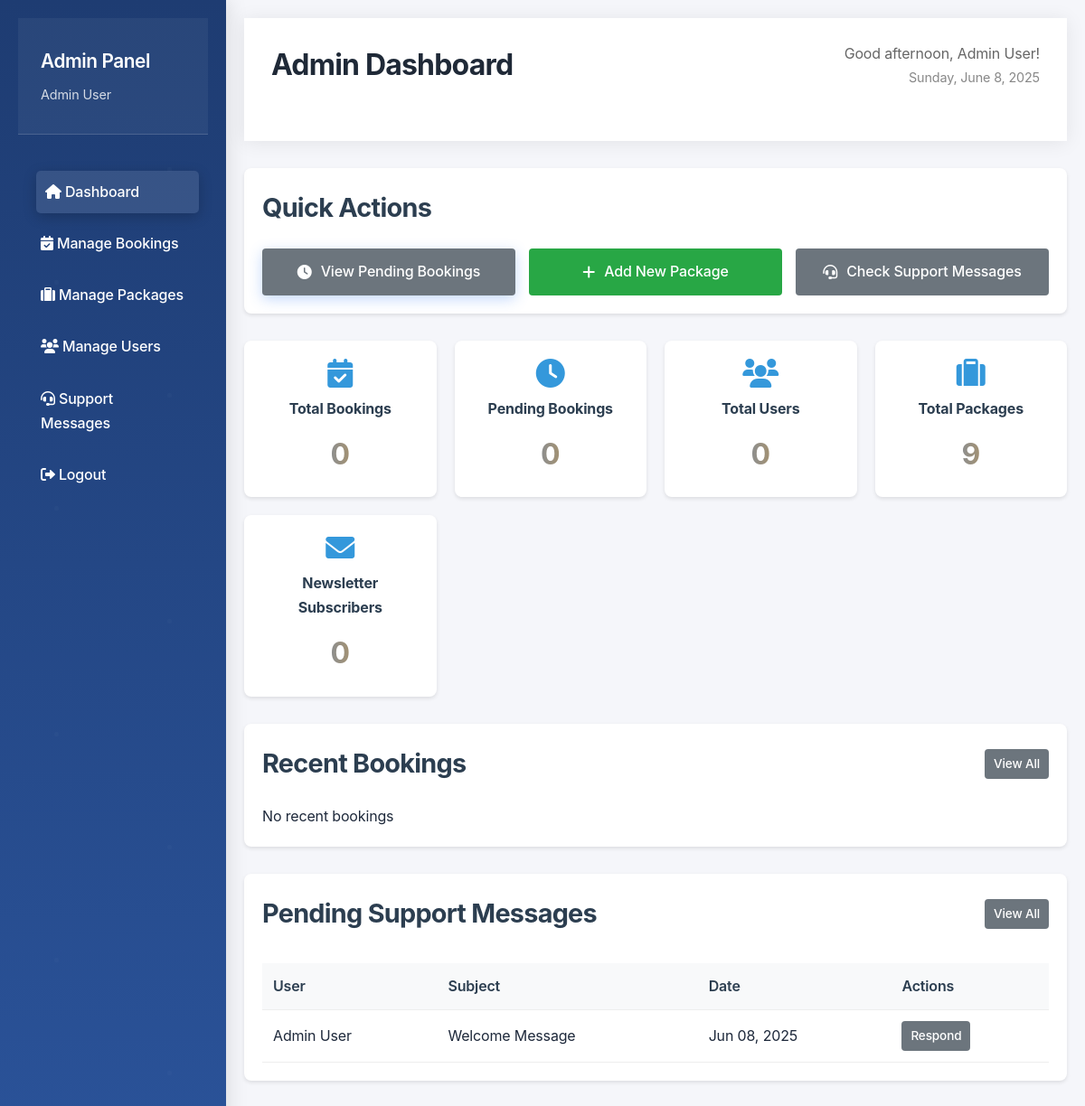
Page /admin/dashboard.php (signed in) on the committed database.
### tables this page shows
CREATE TABLE IF NOT EXISTS users (
    id INT PRIMARY KEY AUTO_INCREMENT,
    name VARCHAR(100) NOT NULL,
    email VARCHAR(100) NOT NULL UNIQUE,
    phone VARCHAR(20) NOT NULL,
    password VARCHAR(255) NOT NULL,
    role ENUM('user', 'admin', 'staff') DEFAULT 'user',
    created_at TIMESTAMP DEFAULT CURRENT_TIMESTAMP,
    updated_at TIMESTAMP DEFAULT CURRENT_TIMESTAMP ON UPDATE CURRENT_TIMESTAMP
);

CREATE TABLE IF NOT EXISTS support_messages (
    id INT PRIMARY KEY AUTO_INCREMENT,
    user_id INT NULL,
    name VARCHAR(255),
    email VARCHAR(255),
    subject VARCHAR(255) NOT NULL,
    message TEXT NOT NULL,
    type ENUM('message', 'response') DEFAULT 'message',
    status ENUM('open', 'in_progress', 'closed') DEFAULT 'open',
    created_at TIMESTAMP DEFAULT CURRENT_TIMESTAMP,
    updated_at TIMESTAMP DEFAULT CURRENT_TIMESTAMP ON UPDATE CURRENT_TIMESTAMP,
    FOREIGN KEY (user_id) REFERENCES users(id) ON DELETE SET NULL
);

### includes/auth.php (called while the page is built, shortened)
<?php
function getCurrentUser()
{
    $conn = getDBConnection();
    $stmt = $conn->prepare("SELECT id, name, email, phone, role FROM users WHERE id = ?");
    $stmt->execute([$_SESSION['user_id']]);
    return $stmt->fetch(PDO::FETCH_ASSOC);
}

### admin/dashboard.php (the view, shortened to what this page needs)
<?php
$user = getCurrentUser();
$conn = getDBConnection();
$stmt = $conn->query("SELECT COUNT(*) FROM bookings");
$total_bookings = $stmt->fetchColumn();
$stmt = $conn->query("SELECT COUNT(*) FROM bookings WHERE status = 'pending'");
$pending_bookings = $stmt->fetchColumn();
$stmt = $conn->query("SELECT COUNT(*) FROM users WHERE role = 'user'");
$total_users = $stmt->fetchColumn();
$stmt = $conn->query("SELECT COUNT(*) FROM packages");
$total_packages = $stmt->fetchColumn();
$stmt = $conn->query("SELECT COUNT(*) FROM newsletter_subscribers");
$total_subscribers = $stmt->fetchColumn();
$stmt = $conn->query("
    SELECT b.*, u.name as user_name, p.title as package_title, p.destination
    FROM bookings b
    JOIN users u ON b.user_id = u.id
    JOIN packages p ON b.package_id = p.id
    ORDER BY b.created_at DESC
    LIMIT 5
");
$recent_bookings = $stmt->fetchAll(PDO::FETCH_ASSOC);
$stmt = $conn->query("
    SELECT m.*, u.name as registered_user_name, u.email as registered_user_email
    FROM support_messages m
    LEFT JOIN users u ON m.user_id = u.id
    WHERE m.id NOT IN (SELECT message_id FROM support_responses)
    ORDER BY m.created_at DESC
    LIMIT 5
");
$pending_support = $stmt->fetchAll(PDO::FETCH_ASSOC);
$hour = date('G');
$greeting = '';
if ($hour >= 5 && $hour < 12) {
    $greeting = 'Good morning';
} elseif ($hour >= 12 && $hour < 18) {
    $greeting = 'Good afternoon';
} else {
    $greeting = 'Good evening';
}
?>
<!DOCTYPE html>
<html lang="en">
<head>
    <link rel="stylesheet" href="../assets/css/style.css">
    <link rel="stylesheet" href="../assets/css/dashboard.css">
    <link rel="stylesheet" href="../assets/css/admin.css">
    <link rel="stylesheet" href="https://cdnjs.cloudflare.com/ajax/libs/font-awesome/6.0.0/css/all.min.css">
</head>
<body>
    <div class="dashboard-container">
        <div class="sidebar">
            <div class="user-info">
                <h3>Admin Panel</h3>
                <p><?php echo htmlspecialchars($user['name']); ?></p>
            </div>
            <nav>
                <ul>
                    <li><a href="dashboard.php" class="active"><i class="fas fa-home"></i> Dashboard</a></li>
                    <li><a href="bookings.php"><i class="fas fa-calendar-check"></i> Manage Bookings</a></li>
                    <li><a href="packages.php"><i class="fas fa-suitcase"></i> Manage Packages</a></li>
                    <li><a href="users.php"><i class="fas fa-users"></i> Manage Users</a></li>
                    <li><a href="support.php"><i class="fas fa-headset"></i> Support Messages</a></li>
                    <li><a href="../auth/logout.php"><i class="fas fa-sign-out-alt"></i> Logout</a></li>
                </ul>
            </nav>
        </div>
        <div class="main-content">
            <header>
                <div class="header-content">
                    <h1>Admin Dashboard</h1>
                    <div class="welcome-message">
                        <p><?php echo $greeting; ?>, <?php echo htmlspecialchars($user['name']); ?>!</p>
                        <p class="date"><?php echo date('l, F j, Y'); ?></p>
                    </div>
                </div>
            </header>
            <section class="quick-actions">
                <h2>Quick Actions</h2>
                <div class="action-buttons">
                    <a href="bookings.php?status=pending" class="btn btn-primary">
                        <i class="fas fa-clock"></i> View Pending Bookings
                    </a>
                    <a href="packages.php?action=new" class="btn btn-success">
                        <i class="fas fa-plus"></i> Add New Package
                    </a>
                    <a href="support.php" class="btn btn-warning">
                        <i class="fas fa-headset"></i> Check Support Messages
                    </a>
                </div>
            </section>
            <section class="stats-grid">
                <a href="bookings.php" class="stat-card">
                    <i class="fas fa-calendar-check stat-icon"></i>
                    <h3>Total Bookings</h3>
                    <p class="stat-number"><?php echo $total_bookings; ?></p>
                </a>
                <a href="bookings.php?status=pending" class="stat-card">
                    <i class="fas fa-clock stat-icon"></i>
                    <h3>Pending Bookings</h3>
                    <p class="stat-number"><?php echo $pending_bookings; ?></p>
                </a>
                <a href="users.php" class="stat-card">
                    <i class="fas fa-users stat-icon"></i>
                    <h3>Total Users</h3>
                    <p class="stat-number"><?php echo $total_users; ?></p>
                </a>
                <a href="packages.php" class="stat-card">
                    <i class="fas fa-suitcase stat-icon"></i>
                    <h3>Total Packages</h3>
                    <p class="stat-number"><?php echo $total_packages; ?></p>
                </a>
                <a href="newsletter.php" class="stat-card">
                    <i class="fas fa-envelope stat-icon"></i>
                    <h3>Newsletter Subscribers</h3>
                    <p class="stat-number"><?php echo $total_subscribers; ?></p>
                </a>
            </section>
            <section class="recent-section">
                <div class="section-header">
                    <h2>Recent Bookings</h2>
                    <a href="bookings.php" class="btn btn-small">View All</a>
                </div>
                <?php if (empty($recent_bookings)): ?>
                    <p>No recent bookings</p>
                <?php endif; ?>
            </section>
            <section class="recent-section">
                <div class="section-header">
                    <h2>Pending Support Messages</h2>
                    <a href="support.php" class="btn btn-small">View All</a>
                </div>
                <?php if (empty($pending_support)): ?>
                    <p>No pending support messages</p>
                <?php else: ?>
                    <div class="table-responsive">
                        <table class="data-table">
                            <thead>
                                <tr>
                                    <th>User</th>
                                    <th>Subject</th>
                                    <th>Date</th>
                                    <th>Actions</th>
                                </tr>
                            </thead>
                            <tbody>
                                <?php foreach ($pending_support as $message): ?>
                                    <tr>
                                        <td>
                                            <?php
                                            if (!empty($message['user_id'])) {
                                                echo htmlspecialchars($message['registered_user_name']);
                                            } else {
                                                echo htmlspecialchars($message['name']) . ' (Guest)';
                                            }
                                            ?>
                                        </td>
                                        <td><?php echo htmlspecialchars($message['subject']); ?></td>
                                        <td><?php echo date('M d, Y', strtotime($message['created_at'])); ?></td>
                                        <td>
                                            <a href="view_support.php?id=<?php echo $message['id']; ?>" class="btn btn-small">Respond</a>
                                        </td>
                                    </tr>
                                <?php endforeach; ?>
                            </tbody>
                        </table>
                    </div>
                <?php endif; ?>
            </section>
        </div>
    </div>
</body>
</html>

### assets/css/style.css (style rules this page uses)
* { margin: 0; padding: 0; box-sizing: border-box; }
:root { --primary: #3b82f6; --primary-dark: #2563eb; --primary-light: #dbeafe; --secondary: #f59e0b; --secondary-dark: #d97706; --secondary-light: #fef3c7; --accent: #10b981; --accent-dark: #059669; --dark: #1e293b; --light: #f8fafc; --white: #ffffff; --gray: #f1f5f9; --gray-dark: #64748b; --shadow: 0 10px 30px -5px rgba(0, 0, 0, 0.1); --shadow-sm: 0 4px 6px -1px rgba(0, 0, 0, 0.1); --shadow-lg: 0 20px 25px -5px rgba(0, 0, 0, 0.1), 0 10px 10px -5px rgba(0, 0, 0, 0.04); --transition: all 0.3s cubic-bezier(0.4, 0, 0.2, 1); --border-radius: 12px; --border-radius-sm: 8px; --border-radius-lg: 16px; }
body { font-family: 'Inter', 'Segoe UI', Tahoma, Geneva, Verdana, sans-serif; line-height: 1.7; background-color: var(--light); color: var(--dark); background-image: linear-gradient(to bottom, #f8fafc, #e2e8f0); min-height: 100vh; font-size: 16px; letter-spacing: -0.01em; }
header { background-color: var(--white); box-shadow: 0 4px 20px rgba(0, 0, 0, 0.05); position: sticky; top: 0; z-index: 1000; padding: 0; backdrop-filter: blur(10px); -webkit-backdrop-filter: blur(10px); background-color: rgba(255, 255, 255, 0.95); }
nav { display: flex; justify-content: space-between; align-items: center; padding: 1.2rem 0; }
.stat-number { display: block; font-size: 2.2rem; font-weight: 800; color: var(--primary); margin-bottom: 5px; background: linear-gradient(90deg, var(--primary), var(--secondary)); -webkit-background-clip: text; -webkit-text-fill-color: transparent; }
.btn { display: inline-block; padding: 14px 28px; border: none; border-radius: var(--border-radius-sm); cursor: pointer; font-size: 16px; font-weight: 600; text-decoration: none; transition: all 0.3s ease; text-align: center; position: relative; overflow: hidden; z-index: 1; }
.btn::after { content: ""; position: absolute; bottom: 0; left: 0; width: 100%; height: 100%; background-color: rgba(255, 255, 255, 0.2); transform: scaleX(0); transform-origin: right; transition: transform 0.5s ease; z-index: -1; }
.btn-primary { background: linear-gradient(135deg, var(--primary), var(--primary-dark)); color: var(--white); box-shadow: 0 4px 15px rgba(59, 130, 246, 0.3); }
html { scroll-behavior: smooth; }
.btn { display: inline-block; padding: 8px 16px; border-radius: 4px; text-decoration: none; font-weight: 500; cursor: pointer; border: none; transition: background-color 0.3s; }
.btn-primary { background-color: #007bff; color: white; }
.header-content { display: flex; justify-content: space-between; align-items: center; margin-bottom: 20px; }

### rows in the picture
users: name "Admin User"
support_messages: user.name "Admin User", subject "Welcome Message", created_at "Jun 08, 2025"

### other values in the picture
$greeting "Good afternoon"
$total_bookings "0"
$pending_bookings "0"
$total_users "0"
$total_packages "9"
$total_subscribers "0"
